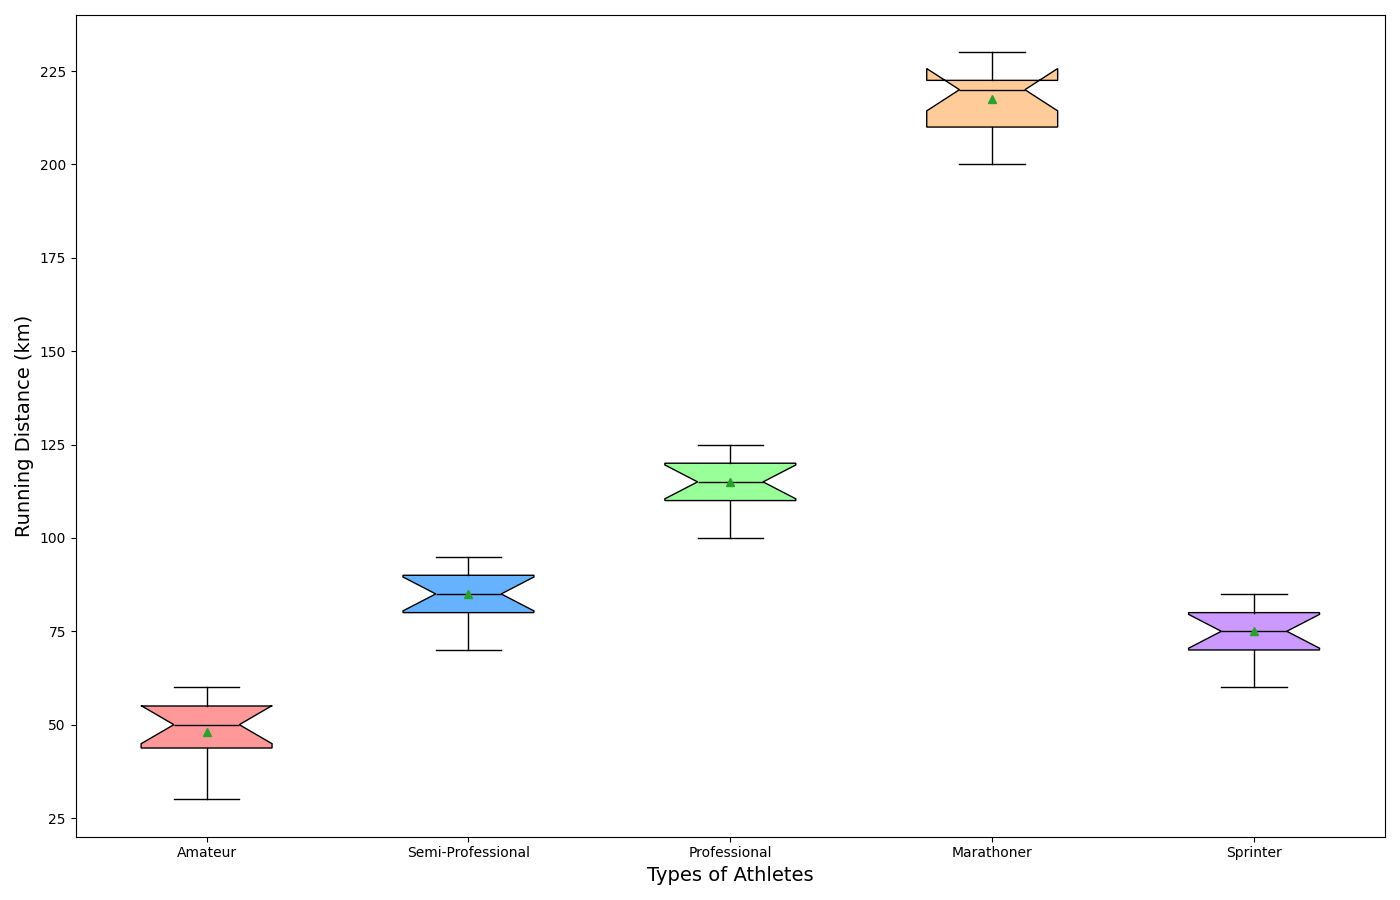

This chart was generated by the following Python code:
import matplotlib.pyplot as plt
import numpy as np

# Monthly running distance data (in km) for each type of athlete
amateur_distances = [30, 45, 50, 60, 35, 40, 50, 55, 45, 50, 60, 55]
semi_pro_distances = [70, 80, 85, 90, 75, 80, 85, 95, 90, 85, 90, 95]
professional_distances = [100, 110, 115, 120, 105, 110, 115, 125, 120, 115, 120, 125]
marathoner_distances = [200, 210, 220, 230, 205, 210, 220, 230, 220, 215, 220, 230]
sprinter_distances = [60, 70, 75, 80, 65, 70, 75, 85, 80, 75, 80, 85]

# Group all distance data into a list for plotting
all_distances = [
    amateur_distances,
    semi_pro_distances,
    professional_distances,
    marathoner_distances,
    sprinter_distances
]

# Athlete labels for the box plot
athlete_labels = ["Amateur", "Semi-Professional", "Professional", "Marathoner", "Sprinter"]

# Create the figure and axis
fig, ax = plt.subplots(figsize=(14, 9))

# Plot the boxplots
box = ax.boxplot(all_distances, labels=athlete_labels, patch_artist=True, notch=True, vert=True, showmeans=True)

# Customize the box plots with different colors
colors = ['#FF9999', '#66B2FF', '#99FF99', '#FFCC99', '#CC99FF']
for patch, color in zip(box['boxes'], colors):
    patch.set_facecolor(color)

# Customize plot elements
ax.set_xlabel("Types of Athletes", fontsize=14)
ax.set_ylabel("Running Distance (km)", fontsize=14)

# Further customize the box plots
for element in ['whiskers', 'caps', 'medians', 'means']:
    plt.setp(box[element], color='black')
plt.setp(box['fliers'], marker='o', color='red', markersize=5, alpha=0.5)

# Automatically adjust layout to prevent overlap
plt.tight_layout()

# Display the plot
plt.show()
